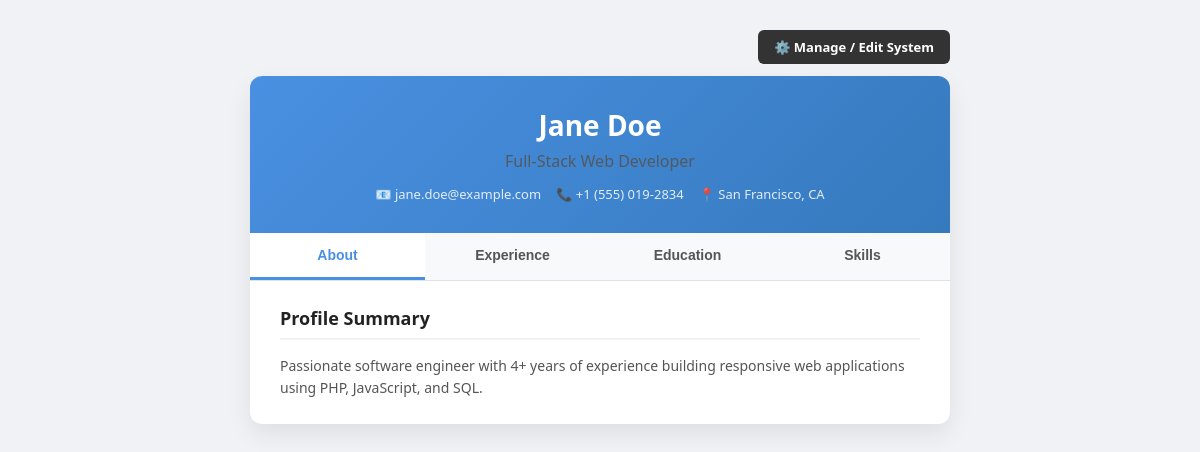
The page / on the database its author committed.
### tables this page shows
CREATE TABLE profile (
        id INTEGER PRIMARY KEY AUTOINCREMENT,
        name TEXT,
        title TEXT,
        email TEXT,
        phone TEXT,
        location TEXT,
        about TEXT
    );

### index.php (the view, shortened to what this page needs)
<?php
require_once 'db.php';
$profile = $pdo->query("SELECT * FROM profile LIMIT 1")->fetch(PDO::FETCH_ASSOC);
?>
<!DOCTYPE html>
<html lang="en">
<head>
</head>
<body>
<div class="top-bar">
    <a href="edit.php" class="admin-link">⚙️ Manage / Edit System</a>
</div>
<div class="resume-container">
    <div class="header">
        <h1><?php echo htmlspecialchars($profile['name']); ?></h1>
        <p class="title"><?php echo htmlspecialchars($profile['title']); ?></p>
        <div class="contact-info">
            <span>📧 <?php echo htmlspecialchars($profile['email']); ?></span>
            <span>📞 <?php echo htmlspecialchars($profile['phone']); ?></span>
            <span>📍 <?php echo htmlspecialchars($profile['location']); ?></span>
        </div>
    </div>
    <div class="tabs">
        <button class="tab-btn active" onclick="openTab(event, 'about')">About</button>
        <button class="tab-btn" onclick="openTab(event, 'experience')">Experience</button>
        <button class="tab-btn" onclick="openTab(event, 'education')">Education</button>
        <button class="tab-btn" onclick="openTab(event, 'skills')">Skills</button>
    </div>
    <div id="about" class="tab-content active">
        <h3>Profile Summary</h3>
        <p><?php echo nl2br(htmlspecialchars($profile['about'])); ?></p>
    </div>
</div>
</body>
</html>

### index.php (style rules this page uses)
* { box-sizing: border-box; margin: 0; padding: 0; }
body { font-family: 'Segoe UI', Tahoma, Geneva, Verdana, sans-serif; background-color: #f0f2f5; color: #333; display: flex; flex-direction: column; align-items: center; min-height: 100vh; padding: 30px 20px; }
.top-bar { width: 100%; max-width: 700px; display: flex; justify-content: flex-end; margin-bottom: 12px; }
.admin-link { background: #333; color: #fff; text-decoration: none; padding: 8px 16px; border-radius: 6px; font-size: 13px; font-weight: 600; }
.resume-container { background: #fff; width: 100%; max-width: 700px; border-radius: 12px; box-shadow: 0 10px 25px rgba(0,0,0,0.08); overflow: hidden; }
.header { background: linear-gradient(135deg, #4a90e2, #357abd); color: #fff; padding: 30px; text-align: center; }
.header h1 { font-size: 28px; margin-bottom: 5px; }
.header p.title { font-size: 16px; opacity: 0.9; margin-bottom: 10px; }
.contact-info { font-size: 13px; opacity: 0.85; display: flex; justify-content: center; flex-wrap: wrap; gap: 15px; }
.tabs { display: flex; background: #f8f9fa; border-bottom: 1px solid #dee2e6; }
.tab-btn { flex: 1; padding: 14px 10px; background: none; border: none; font-size: 14px; font-weight: 600; color: #555; cursor: pointer; text-align: center; transition: all 0.2s ease; border-bottom: 3px solid transparent; }
.tab-btn.active { color: #4a90e2; border-bottom: 3px solid #4a90e2; background: #fff; }
.tab-content { display: none; padding: 25px 30px; }
.tab-content.active { display: block; }
h3 { font-size: 18px; margin-bottom: 15px; color: #222; border-bottom: 2px solid #f0f2f5; padding-bottom: 8px; }
p { line-height: 1.6; font-size: 14px; color: #555; }

### rows shown on the page
profile: name "Jane Doe", title "Full-Stack Web Developer", email "jane.doe@example.com", phone "+1 (555) 019-2834", location "San Francisco, CA", about "Passionate software engineer with 4+ years of experience building responsive web applications using PHP, JavaScript, and SQL."
